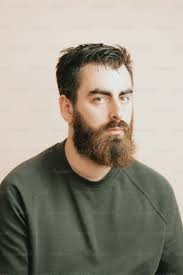
#> input picture 09_face_detection/face.jpg, 183 x 275 px
$ python main.py
#> lines starting #> are read from the running program, lines starting #| are printed output that depends on the picture; after the words box and inside, x2 and y2 are one past the last pixel; in counts of white or black regions, pixels touching at a corner belong together
import cv2

# load pre-trained face detector
face_cascade = cv2.CascadeClassifier(
    cv2.data.haarcascades + "haarcascade_frontalface_default.xml"
)

# read image
img = cv2.imread("face.jpg")
#> img is the input picture: shape (275, 183, 3); mean B, G, R 134.9, 147.3, 153.8

# convert to grayscale
gray = cv2.cvtColor(img, cv2.COLOR_BGR2GRAY)
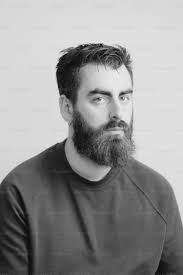
#> gray: shape (275, 183); min 2, max 248, mean 147.9

# detect faces
faces = face_cascade.detectMultiScale(
    gray,
    scaleFactor=1.1,
    minNeighbors=5
)
#> faces = [[77, 68, 73, 73]]

# draw rectangle around faces
for (x, y, w, h) in faces:
    cv2.rectangle(img, (x, y), (x+w, y+h), (0, 255, 0), 2)
#> this loop made 1 pass
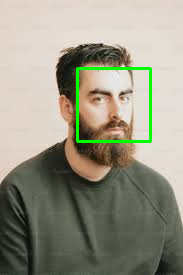
#> img: shape (275, 183, 3); 1.73% of pixels changed, all inside (x1, y1, x2, y2) = (76, 67, 152, 143)

# show result
cv2.imshow("Face Detection", img)
cv2.waitKey(0)
cv2.destroyAllWindows()
